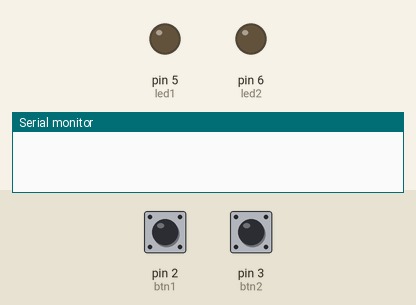
The sketch below on a simulated Arduino Uno, built with avr-gcc and run on an emulated ATmega328P. Parts: output pins drawn as LEDs (lit = HIGH), the last lines printed to the serial monitor. The test bench sets the inputs (shaded band); at power-on: pin 3 (btn2) LOW, pin 2 (btn1) HIGH.

Above: at 1.2 s.
1.3 s: pin 3 (btn2) pulled HIGH for 0.15 s
At 1.6 s:
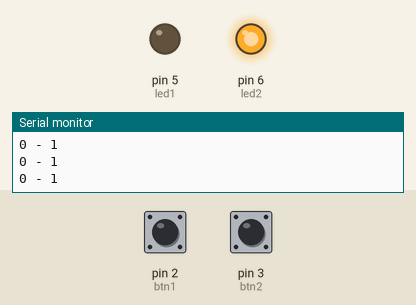
2.9 s: pin 3 (btn2) pulled HIGH for 1 s
At 4.0 s:
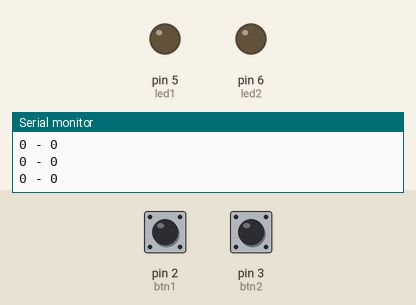
5.4 s: pin 3 (btn2) pulled HIGH for 3.2 s
At 5.9 s:
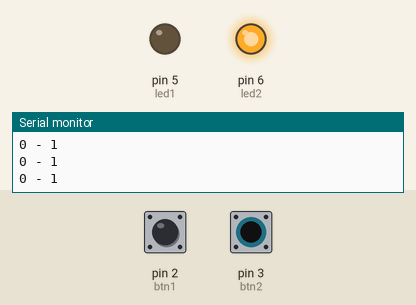
10.1 s: pin 3 (btn2) driven HIGH
At 10.7 s:
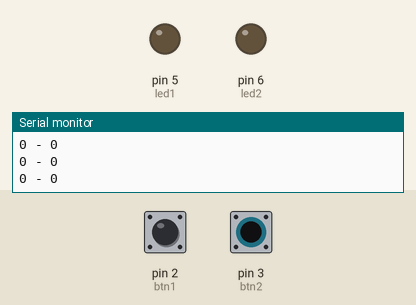
13.1 s: pin 2 (btn1) pulled LOW for 0.15 s
At 13.7 s:
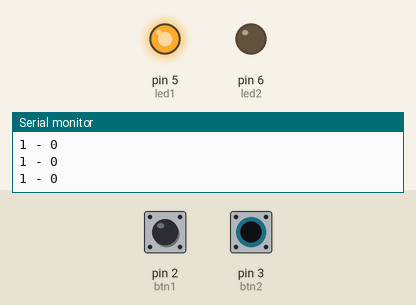
14.7 s: pin 2 (btn1) pulled LOW for 0.15 s
At 16.1 s:
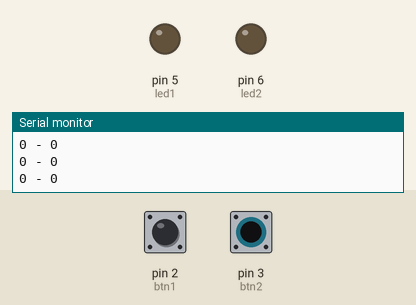
Timing chart, 0 to 17.7 s (numbered marks = the images above; inputs shaded):
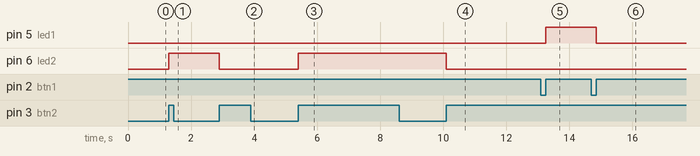

Measured:
- after the input at 1.3 s, pin 6 (led2): LOW → HIGH at once
- after the input at 2.9 s, pin 6 (led2): HIGH → LOW at once
- after the input at 5.4 s, pin 6 (led2): LOW → HIGH at once
- after the input at 10.1 s, pin 6 (led2): HIGH → LOW at once
- after the input at 13.1 s, pin 5 (led1): LOW → HIGH after 0.15 s
- after the input at 14.7 s, pin 5 (led1): HIGH → LOW after 0.15 s

The sketch:

A03_Button2.ino
```cpp
const int btn1 = 2;
const int btn2 = 3;
const int led1 = 5;
const int led2 = 6;


void setup() {
  Serial.begin(9600);
  pinMode(btn1,INPUT);
  pinMode(btn2,INPUT);

  pinMode(led1,OUTPUT);
  pinMode(led2,OUTPUT);
}

void loop() {
///----------------------- tombol 1
        if (digitalRead(btn1)==0) {
          do
          { }
          while (digitalRead(btn1)==0);
          digitalWrite(led1, ! digitalRead(led1));
          digitalWrite(led2, LOW);
        delay(20);
      }

///----------------------- tombol 2
      if (digitalRead(btn2)==0) {
      do
      { }
      while (digitalRead(btn2)==0);
      digitalWrite(led2,! digitalRead(led2));
      digitalWrite(led1,LOW);
      led1 == 0;
    delay(20);
  }


  Serial.print(digitalRead(led1));
  Serial.print(" - ");
  Serial.println(digitalRead(led2) );

}
```
